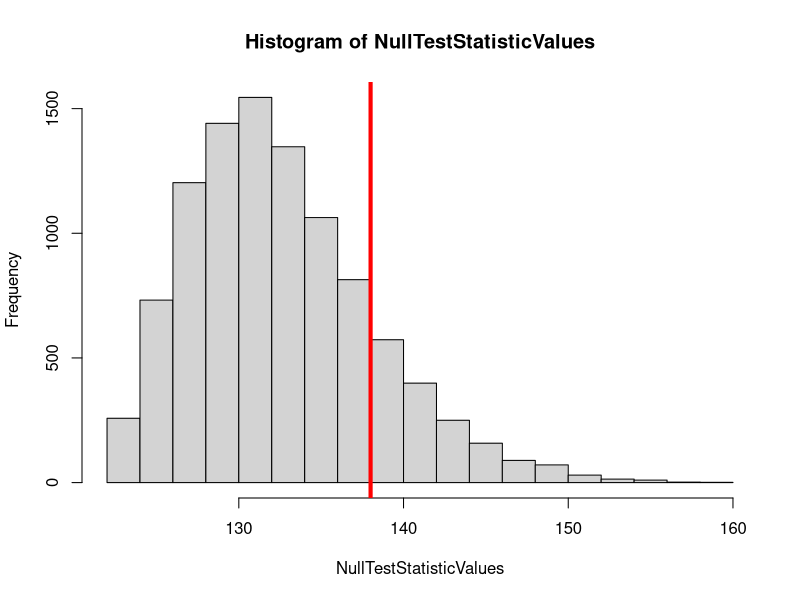

Recreate this plot in R.
# some pseudocode for the golf ball problem
# it uses the maximum frequency as the test statistic

# Set your random number seed
set.seed(45)

# Set up some global variables
NumberOfGolfBalls<-486   # how many golf balls were sampled in the observed dataset
NumberOfSamples<-10000
HighestNumberSeen<-4

# Here's a function that returns a set of golf balls numbers from a uniform distribution
SampleGolfBalls<-function(HowMany,HighestNumber){
  SupposedPopulation<-1:HighestNumber
  Sample<-sample(SupposedPopulation,size=HowMany,replace=TRUE)
  return (Sample)
}

# Here's a test statistic to try - the number of balls with the most common number
TestStatistic1<-function(BallVector){
  t<-table(BallVector)  # produces a table of counts of the frequency with which each number is seen
  return (max(t))  # max() returns the maximum of the frequencies when applied to a table
}

# Here's some pseudocode for calculating the null distribution of your test statistic
NullTestStatisticValues<-rep(0,NumberOfSamples)  # a vector in which we can store the simulated values of the test statistic under the null hypothesis
for (i in 1:NumberOfSamples){
  ThisSample<-SampleGolfBalls(NumberOfGolfBalls,HighestNumberSeen)
  NullTestStatisticValues[i]<-TestStatistic1(ThisSample)
}


hist(NullTestStatisticValues)
abline(v=138,col='red',lwd=4)

# How likely was the observed value, or something more extreme than that, under the null hypothesis? This is known as the "p-value".
Count<-(NullTestStatisticValues>138)
cat("\n There are",sum(Count)," values greater than that seen in our observed dataset.")
cat("\nSo our p-value is: ",sum(Count)/NumberOfSamples)

